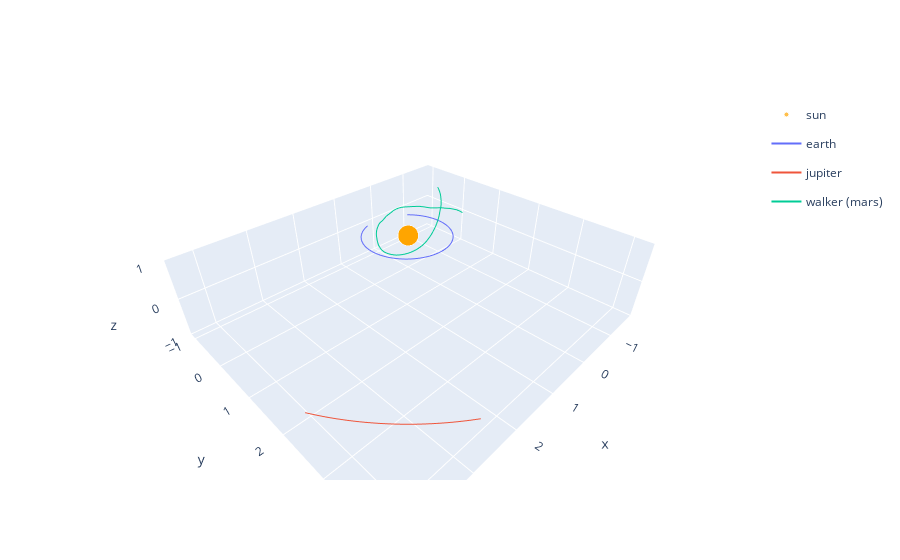

The cell this chart's notebook holds for it:
### Code cell
plotter = src.Plotter(system=system, walker=walker)
plotter.draw("3d")

### Figure 1 — Plotly figure (JSON) as saved in the notebook; plotly's stock layout.template omitted (floating-point values rounded to 4 significant figures; data arrays with more than 128 entries replaced by an {"elided": "..."} marker saying what was removed)
{"data": [{"hovertemplate": "body=sun<br>x=%{x}<br>y=%{y}<br>z=%{z}<br>size=%{marker.size}<extra></extra>", "legendgroup": "sun", "marker": {"color": "orange", "size": {"elided": "301 int values"}, "sizemode": "area", "sizeref": 0.0125, "symbol": "circle"}, "mode": "markers", "name": "sun", "scene": "scene", "showlegend": true, "type": "scatter3d", "x": {"elided": "301 float values"}, "y": {"elided": "301 float values"}, "z": {"elided": "301 float values"}}, {"hovertemplate": "body=earth<br>x=%{x}<br>y=%{y}<br>z=%{z}<extra></extra>", "legendgroup": "earth", "line": {"color": "#636efa", "dash": "solid"}, "marker": {"symbol": "circle"}, "mode": "lines", "name": "earth", "scene": "scene", "showlegend": true, "type": "scatter3d", "x": {"elided": "301 float values"}, "y": {"elided": "301 float values"}, "z": {"elided": "301 float values"}}, {"hovertemplate": "body=jupiter<br>x=%{x}<br>y=%{y}<br>z=%{z}<extra></extra>", "legendgroup": "jupiter", "line": {"color": "#EF553B", "dash": "solid"}, "marker": {"symbol": "circle"}, "mode": "lines", "name": "jupiter", "scene": "scene", "showlegend": true, "type": "scatter3d", "x": {"elided": "301 float values"}, "y": {"elided": "301 float values"}, "z": {"elided": "301 float values"}}, {"hovertemplate": "body=walker (mars)<br>x=%{x}<br>y=%{y}<br>z=%{z}<extra></extra>", "legendgroup": "walker (mars)", "line": {"color": "#00cc96", "dash": "solid"}, "marker": {"symbol": "circle"}, "mode": "lines", "name": "walker (mars)", "scene": "scene", "showlegend": true, "type": "scatter3d", "x": {"elided": "301 float values"}, "y": {"elided": "301 float values"}, "z": {"elided": "301 float values"}}], "layout": {"scene": {"zaxis": {"nticks": 4, "range": [-1, 1]}}}}
